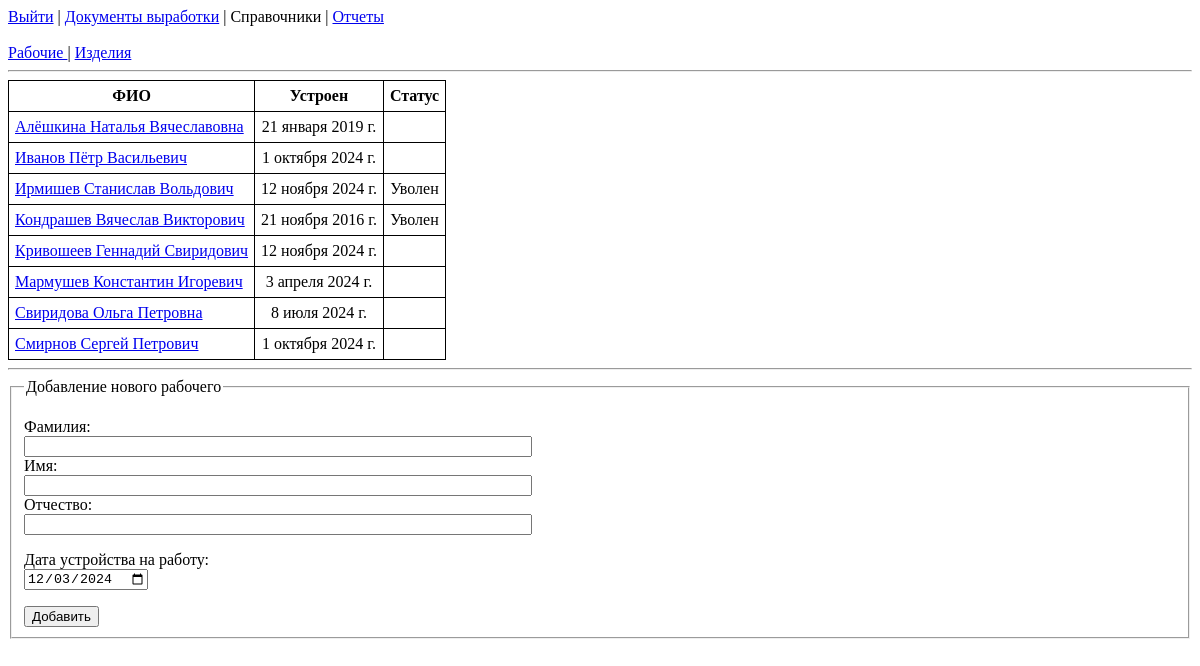
/perf/dicts/works/ (signed in), run on an earlier commit of the app's database.
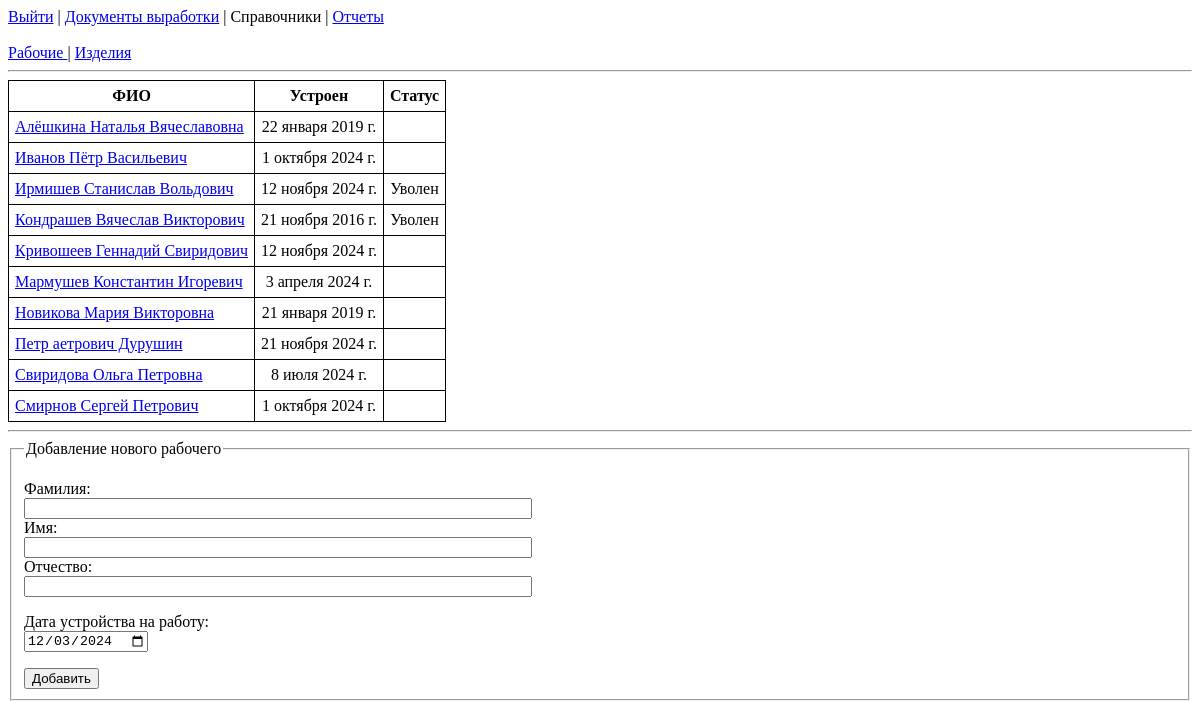
And on a later commit of the database.
### performance/models.py (models this page shows)
class Employee(models.Model):
    STATUS = ((True, 'Уволен'), (False, 'Сотрудник'))
    fullname = models.CharField(max_length=150, verbose_name='ФИО')
    hired = models.DateField(default=timezone.now(), verbose_name='Устроен')
    dismissed = models.BooleanField(choices=STATUS, default=False, verbose_name='Статус')
    class Meta:
        verbose_name_plural = 'Сотрудники'
        verbose_name = 'Сотрудник'
        ordering = ['fullname']
    def __str__(self):
        return self.fullname

### performance/views.py (the view, shortened to what this page needs)
# urls.py: path('dicts/works/', works_view, name="employees_list"),
def works_view(request):
    if not request.user.is_authenticated:
        return redirect('login')
    err = None
    current_date = localdate()
    employees = Employee.objects.all()
    context = {
        'employees': employees,
        'current_date': current_date,
        'err': err,
    }
    return render(request, 'employees_list.html', context=context)

### performance/templates/employees_list.html (shortened to what this page needs)
{% extends "dicts_base.html" %}
{% block content %}
    <table>
        <tr>
            <th> ФИО </th>
            <th> Устроен </th>
            <th> Статус </th>
        </tr>
        {% for empl in employees %}
        <tr>
            <td><a href="{% url 'edit_employee' empl.id %}">{{ empl }}</a></td>
            <td align="center"> {{ empl.hired }} </td>
            {% if empl.dismissed %}
                <td align="center"> Уволен </td>
            {% else %}
                <td> </td>
            {% endif %}
        </tr>
        {% endfor %}
    </table>
    <hr>
    <form method="post">
        <fieldset>
            <legend> Добавление нового рабочего </legend>
            <p> <label for="last_name"> Фамилия: </label>
                <input type="text" id="last_name" name="last_name" maxlength="25">
                <label for="first_name"> Имя: </label>
                <input type="text" id="first_name" name="first_name" maxlength="25">
                <label for="middle_name"> Отчество: </label>
                <input type="text" id="middle_name" name="middle_name" maxlength="25"></p>
            <p> <label for="hired"> Дата устройства на работу: </label>
                <input type="date" id="hired" name="hired" value="{{ current_date|date:'Y-m-d' }}"></p>
            <button type="submit">Добавить</button>
        </fieldset>
    </form>
{% endblock %}

What changed in the data, as far as the page shows it:
changed Employee "Алёшкина Наталья Вячеславовна": hired "21 января 2019 г." → "22 января 2019 г."
added Employee: fullname "Новикова Мария Викторовна", hired "21 января 2019 г.", dismissed False (drawn)
added Employee: fullname "Петр аетрович Дурушин", hired "21 ноября 2024 г.", dismissed False (drawn)
